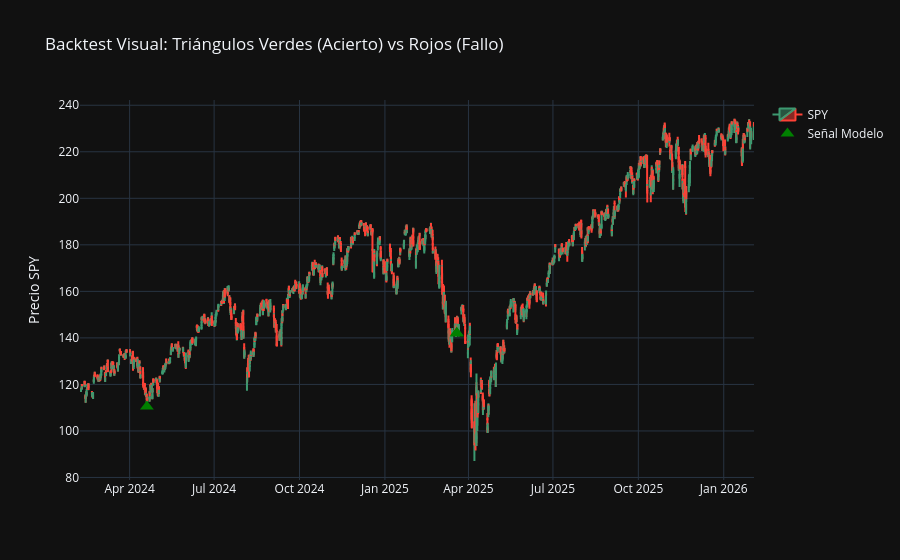

The cell this chart's notebook holds for it:
### Code cell
import plotly.graph_objects as go

def plot_backtest(df_test, y_test, probs, threshold=0.6):
    
    # Filtramos solo donde el modelo hubiera comprado
    buy_signals = df_test[probs > threshold].index
    
    # Gráfico de Velas
    fig = go.Figure(data=[go.Candlestick(x=df_test.index,
                    open=df_test['open'],
                    high=df_test['high'],
                    low=df_test['low'],
                    close=df_test['close'],
                    name='SPY')])

    # Añadir Señales de Compra
    # Verde si fue un acierto (Target=1), Rojo si fue fallo (Target=0)
    
    # Recuperamos el target real para colorear
    actual_results = y_test.loc[buy_signals]
    colors = ['green' if x == 1 else 'red' for x in actual_results]
    
    fig.add_trace(go.Scatter(
        x=buy_signals, 
        y=df_test.loc[buy_signals]['low'] * 0.99, # Dibujar un poco por debajo
        mode='markers',
        marker=dict(symbol='triangle-up', size=12, color=colors),
        name='Señal Modelo'
    ))

    fig.update_layout(
        title='Backtest Visual: Triángulos Verdes (Acierto) vs Rojos (Fallo)',
        yaxis_title='Precio SPY',
        xaxis_rangeslider_visible=False,
        template='plotly_dark'
    )
    
    fig.show()

plot_backtest(X_test.join(df_spxl), y_test, probs, threshold=0.55)

### Figure 1 — Plotly figure (JSON) as saved in the notebook; plotly's stock layout.template omitted (floating-point values rounded to 4 significant figures; data arrays with more than 128 entries replaced by an {"elided": "..."} marker saying what was removed)
{"data": [{"close": {"elided": "3463 float values"}, "high": {"elided": "3463 float values"}, "low": {"elided": "3463 float values"}, "name": "SPY", "open": {"elided": "3463 float values"}, "type": "candlestick", "x": {"elided": "3463 str values"}}, {"marker": {"color": ["green", "green", "green"], "size": 12, "symbol": "triangle-up"}, "mode": "markers", "name": "Señal Modelo", "type": "scatter", "x": ["2024-04-19T14:00:00-04:00", "2025-03-19T10:00:00-04:00", "2025-03-19T13:00:00-04:00"], "y": [110.5, 142.2, 141.8]}], "layout": {"title": {"text": "Backtest Visual: Triángulos Verdes (Acierto) vs Rojos (Fallo)"}, "xaxis": {"rangeslider": {"visible": false}}, "yaxis": {"title": {"text": "Precio SPY"}}}}
